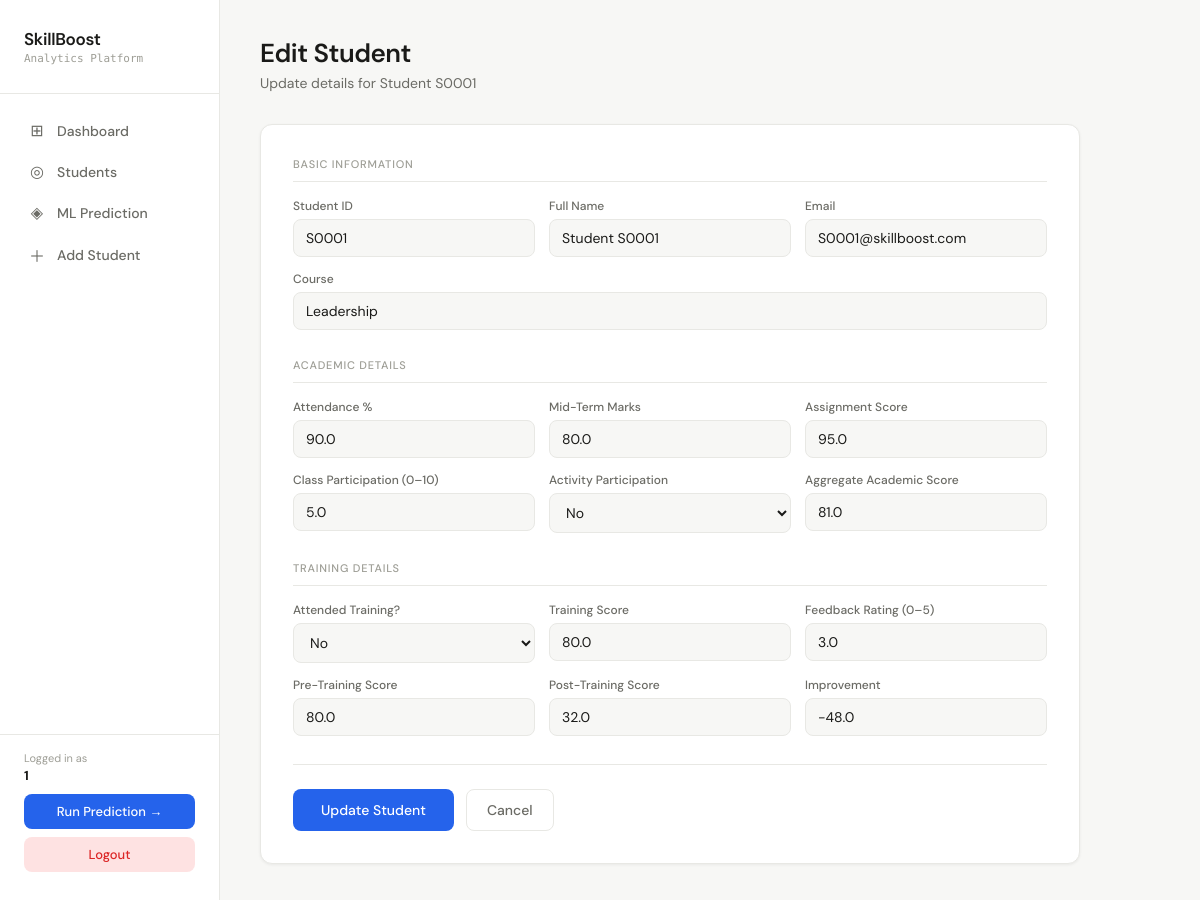
The page /edit/1/ (signed in) on the database its author committed.
### home/models.py (models this page shows, shortened)
class Student(models.Model):
    student_id               = models.CharField(max_length=50, unique=True)
    name                     = models.CharField(max_length=100)
    email                    = models.EmailField(unique=True)
    course                   = models.CharField(max_length=100)
    attendance_percentage    = models.FloatField(default=0)
    mid_term_marks           = models.FloatField(default=0)
    assignment_score         = models.FloatField(default=0)
    class_participation      = models.FloatField(default=0)
    activity_participation   = models.CharField(max_length=50, default='no')
    aggregate_academic_score = models.FloatField(default=0)
    training_attendance      = models.CharField(max_length=50, default='no')
    training_score           = models.FloatField(default=0)
    feedback_rating          = models.FloatField(default=0)
    pre_training_score       = models.FloatField(default=0)
    post_training_score      = models.FloatField(default=0)
    improvement              = models.FloatField(default=0)
    performance_label        = models.CharField(max_length=50, default='Average')

### home/views.py (the view, shortened to what this page needs)
# urls.py: path('edit/<int:pk>/', views.edit_student,  name='edit_student'),
def edit_student(request, pk):
    if login_required_check(request):
        return redirect('/login/')
    student = get_object_or_404(Student, pk=pk)
    return render(request, 'home/edit_student.html', {'student': student})

### home/views.py (called while the page is built)
def login_required_check(request):
    return 'roll_number' not in request.session

### home/templates/home/edit_student.html (shortened to what this page needs)
<!DOCTYPE html>
<html lang="en">
<head>
</head>
<body>
<aside class="sidebar">
  <div class="sidebar-logo"><span>SkillBoost</span><small>Analytics Platform</small></div>
  <nav>
    <a href="/" class="nav-item"><span class="nav-icon">⊞</span> Dashboard</a>
    <a href="/students/" class="nav-item"><span class="nav-icon">◎</span> Students</a>
    <a href="/predict/" class="nav-item"><span class="nav-icon">◈</span> ML Prediction</a>
    <a href="/add/" class="nav-item"><span class="nav-icon">＋</span> Add Student</a>
  </nav>
  <div class="sidebar-footer">
    <p>Logged in as</p>
    <strong>{{ request.session.student_name }}</strong>
    <a href="/predict/" class="run-btn">Run Prediction →</a>
    <a href="/logout/" class="logout">Logout</a>
  </div>
</aside>
<main class="main">
  <div class="page-header"><h1>Edit Student</h1><p>Update details for {{ student.name }}</p></div>
  <div class="form-card">
    <form method="POST">
      <div class="section-block">
        <div class="section-title">Basic information</div>
        <div class="form-row three">
          <div class="form-group"><label>Student ID</label><input type="text" name="student_id" value="{{ student.student_id }}" required></div>
          <div class="form-group"><label>Full Name</label><input type="text" name="name" value="{{ student.name }}" required></div>
          <div class="form-group"><label>Email</label><input type="email" name="email" value="{{ student.email }}" required></div>
        </div>
        <div class="form-group"><label>Course</label><input type="text" name="course" value="{{ student.course }}" required></div>
      </div>
      <div class="section-block">
        <div class="section-title">Academic details</div>
        <div class="form-row three">
          <div class="form-group"><label>Attendance %</label><input type="number" name="attendance_percentage" step="0.01" value="{{ student.attendance_percentage }}" required></div>
          <div class="form-group"><label>Mid-Term Marks</label><input type="number" name="mid_term_marks" step="0.01" value="{{ student.mid_term_marks }}" required></div>
          <div class="form-group"><label>Assignment Score</label><input type="number" name="assignment_score" step="0.01" value="{{ student.assignment_score }}" required></div>
        </div>
        <div class="form-row three">
          <div class="form-group"><label>Class Participation (0–10)</label><input type="number" name="class_participation" step="0.01" value="{{ student.class_participation }}" required></div>
          <div class="form-group"><label>Activity Participation</label><select name="activity_participation" required><option value="no" {% if student.activity_participation == 'no' %}selected{% endif %}>No</option></select></div>
          <div class="form-group"><label>Aggregate Academic Score</label><input type="number" name="aggregate_academic_score" step="0.01" value="{{ student.aggregate_academic_score }}" required></div>
        </div>
      </div>
      <div class="section-block">
        <div class="section-title">Training details</div>
        <div class="form-row three">
          <div class="form-group"><label>Attended Training?</label><select name="training_attendance" required><option value="no" {% if student.training_attendance == 'no' %}selected{% endif %}>No</option></select></div>
          <div class="form-group"><label>Training Score</label><input type="number" name="training_score" step="0.01" value="{{ student.training_score }}" required></div>
          <div class="form-group"><label>Feedback Rating (0–5)</label><input type="number" name="feedback_rating" step="0.1" value="{{ student.feedback_rating }}" required></div>
        </div>
        <div class="form-row three">
          <div class="form-group"><label>Pre-Training Score</label><input type="number" name="pre_training_score" step="0.01" value="{{ student.pre_training_score }}" required></div>
          <div class="form-group"><label>Post-Training Score</label><input type="number" name="post_training_score" step="0.01" value="{{ student.post_training_score }}" required></div>
          <div class="form-group"><label>Improvement</label><input type="number" name="improvement" step="0.01" value="{{ student.improvement }}" required></div>
        </div>
      </div>
      <div class="form-actions">
        <button type="submit" class="btn-primary">Update Student</button>
        <a href="/" class="btn-secondary">Cancel</a>
      </div>
    </form>
  </div>
</main>
</body>
</html>

### home/templates/home/edit_student.html (style rules this page uses)
*, *::before, *::after { box-sizing: border-box; margin: 0; padding: 0; }
:root { --bg: #F7F7F5; --surface: #FFFFFF; --border: #E8E8E4; --text-primary: #1A1A18; --text-secondary: #6B6B65; --text-muted: #9E9E96; --accent: #2563EB; --accent-light: #EEF3FF; --radius: 12px; --radius-sm: 8px; --shadow: 0 1px 3px rgba(0,0,0,0.06); }
body { font-family: 'DM Sans', sans-serif; background: var(--bg); color: var(--text-primary); min-height: 100vh; font-size: 15px; }
.sidebar { position: fixed; left: 0; top: 0; bottom: 0; width: 220px; background: var(--surface); border-right: 1px solid var(--border); display: flex; flex-direction: column; padding: 28px 0; z-index: 100; overflow-y: auto; }
.sidebar-logo { padding: 0 24px 28px; border-bottom: 1px solid var(--border); margin-bottom: 16px; }
.sidebar-logo span { font-size: 17px; font-weight: 600; letter-spacing: -0.3px; }
.sidebar-logo small { display: block; font-size: 11px; color: var(--text-muted); font-family: 'DM Mono', monospace; margin-top: 2px; }
.nav-item { display: flex; align-items: center; gap: 10px; padding: 10px 24px; color: var(--text-secondary); text-decoration: none; font-size: 14px; font-weight: 500; transition: all 0.15s; border-left: 3px solid transparent; }
.nav-icon { font-size: 16px; width: 20px; text-align: center; }
.sidebar-footer { margin-top: auto; padding: 16px 24px 0; border-top: 1px solid var(--border); }
.sidebar-footer p { font-size: 11px; color: var(--text-muted); margin-bottom: 2px; }
.sidebar-footer strong { color: var(--text-primary); display: block; margin-bottom: 10px; font-size: 13px; }
.sidebar-footer a.run-btn { display: block; text-align: center; padding: 9px; background: var(--accent); color: white; border-radius: var(--radius-sm); text-decoration: none; font-size: 13px; font-weight: 500; margin-bottom: 8px; }
.sidebar-footer a.logout { display: block; text-align: center; padding: 9px; background: #fee2e2; color: #dc2626; border-radius: var(--radius-sm); text-decoration: none; font-size: 13px; font-weight: 500; }
.main { margin-left: 220px; padding: 36px 40px; }
.page-header { margin-bottom: 32px; }
.page-header h1 { font-size: 26px; font-weight: 600; letter-spacing: -0.5px; }
.page-header p { color: var(--text-secondary); font-size: 14px; margin-top: 4px; }
.form-card { background: var(--surface); border: 1px solid var(--border); border-radius: var(--radius); padding: 32px; box-shadow: var(--shadow); max-width: 820px; }
.section-block { margin-bottom: 28px; }
.section-title { font-size: 11px; font-weight: 500; color: var(--text-muted); text-transform: uppercase; letter-spacing: 0.8px; margin-bottom: 16px; padding-bottom: 10px; border-bottom: 1px solid var(--border); }
.form-row { display: grid; grid-template-columns: 1fr 1fr; gap: 14px; margin-bottom: 14px; }
.form-row.three { grid-template-columns: 1fr 1fr 1fr; }
.form-group { display: flex; flex-direction: column; gap: 5px; }
label { font-size: 12px; font-weight: 500; color: var(--text-secondary); }
input, select { font-family: 'DM Sans', sans-serif; font-size: 14px; padding: 9px 12px; border: 1px solid var(--border); border-radius: var(--radius-sm); background: var(--bg); color: var(--text-primary); transition: border-color 0.15s; outline: none; width: 100%; }
.form-actions { display: flex; gap: 12px; padding-top: 24px; border-top: 1px solid var(--border); margin-top: 8px; }
.btn-primary { padding: 11px 28px; background: var(--accent); color: white; border: none; border-radius: var(--radius-sm); font-family: 'DM Sans', sans-serif; font-size: 14px; font-weight: 500; cursor: pointer; }
.btn-secondary { padding: 11px 20px; background: var(--surface); color: var(--text-secondary); border: 1px solid var(--border); border-radius: var(--radius-sm); font-family: 'DM Sans', sans-serif; font-size: 14px; font-weight: 500; text-decoration: none; display: inline-flex; align-items: center; }

### rows shown on the page
Student: name "Student S0001", student_id "S0001", email "S0001@skillboost.com", course "Leadership", attendance_percentage "90.0", mid_term_marks "80.0", assignment_score "95.0", class_participation "5.0", activity_participation "No", aggregate_academic_score "81.0", training_attendance "No", training_score "80.0", feedback_rating "3.0", pre_training_score "80.0", post_training_score "32.0", improvement "-48.0"

### other values the page prints
{{ request.session.student_name }} "1"
